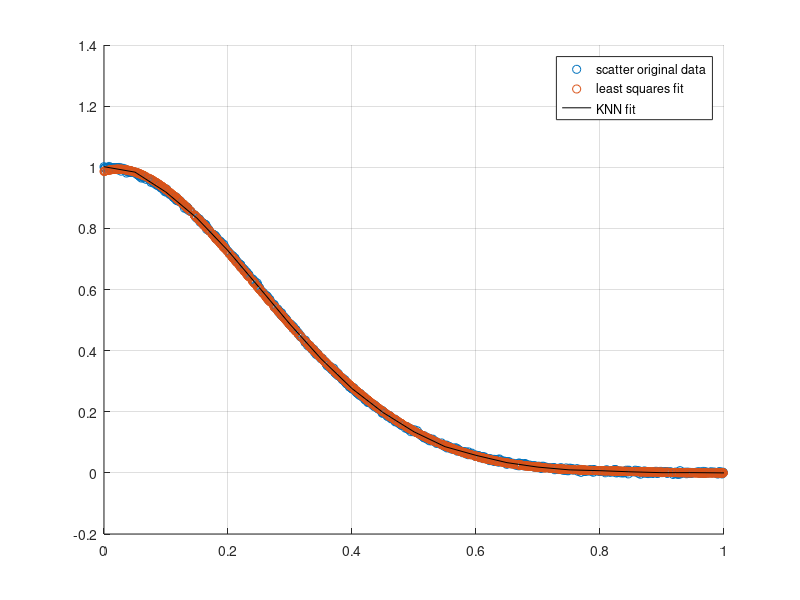

Recreate this plot in MATLAB.
%test KNN
clear
clc
for i = 1:1000
    %x(i) = -1+2*rand;
    x(i) = rand;
    y(i) = exp(-8*(x(i)^2))+0.0025*randn;
end
scatter(x,y)
hold all

%perform linear regression on x,y
Yreg = y';
Xreg = [ones(size(x))
        x
        x.^2
        x.^3
        x.^4
        x.^5]';
b = inv(Xreg'*Xreg)*Xreg'*Yreg
yest = Xreg*b;
res = Yreg-yest;
%bt = -inv(x'*x)*x'*res+b
%yt = x*bt;
%figure(3);
scatter(x,yest)

%knn search based regression
count = 0
for i = 0:0.05:1
    count = count+1;
    X(count) = i;
    %Y(count) = exp(-8*(i^2));
end
xColumnVec = x';
yColumnVec = y';
xTgt = X';
IDX = knnsearch(xColumnVec,xTgt);
xEstKNN = xColumnVec(IDX);
yEstKNN = yColumnVec(IDX);
%figure(2)
plot(xTgt,yEstKNN,'color','k')
grid;
legend('scatter original data','least squares fit', 'KNN fit');
% figure(2);
% plot(xTgt,xEstKNN)
test = [xTgt xEstKNN];
